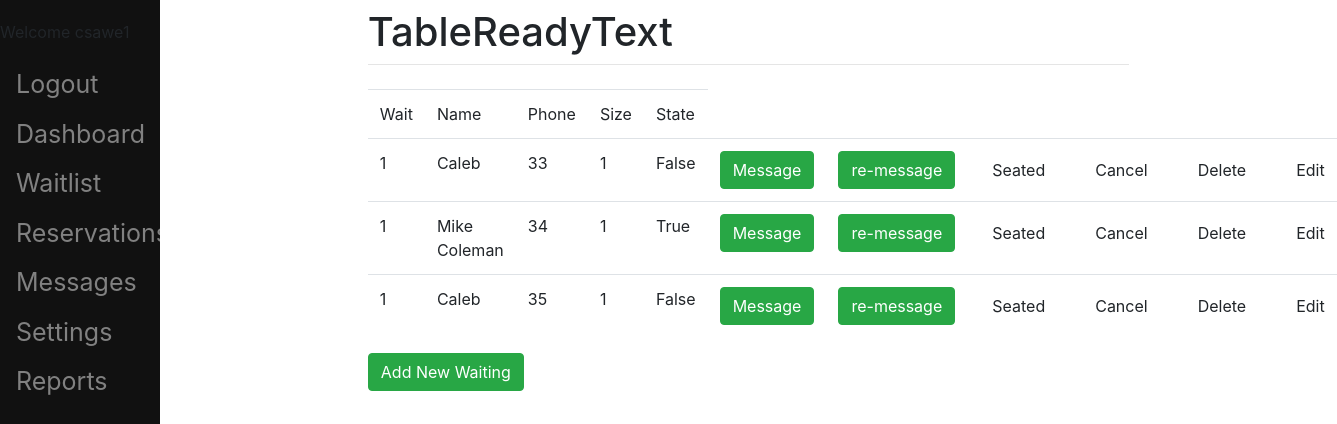
Page /waitlist/ (signed in) on the committed database.
### main/models.py (models this page shows, shortened)
class Waitlist(models.Model):
    wait = models.IntegerField()
    party_name = models.CharField(max_length=20)
    size = models.IntegerField()
    phone = PhoneNumberField()
    note = models.CharField(max_length=20)
    state = models.BooleanField(default=False)
    checked_in = models.BooleanField(default=False)
    cancelled = models.BooleanField(default=False)
    time_message_sent = models.DateTimeField(null=True)

### main/views.py (the view, shortened to what this page needs)
# urls.py: path('waitlist/', waitlist_view, name='waitlist-list'),
@login_required
def waitlist_view(request):
    waitlist = Waitlist.objects.all()
    for waitlist_obj in waitlist:
        now = datetime.now()
        try:
            ts = (waitlist_obj.time_message_sent).minute or None
            diff = (now.minute) - ts
            if diff > 5:
                text = Message.objects.get(message_number=2)
                body = text.message_text
                send_message(str(waitlist.phone), body)
        except AttributeError:
            continue
    context = {
        'object':waitlist,
    }
    while True:
        return render(request, 'main/waitlist_list.html', context)

### main/templates/main/waitlist_list.html (shortened to what this page needs)
{% extends 'base.html' %}
{% block content %}
    <div class='list-group'>
        <table class='table table-hover'>
            <tr>
                <td>Wait</td>
                <td>Name</td>
                <td>Phone</td>
                <td>Size</td>
                <td>State</td>
            </tr>
            {% for obj in object %}
                <tr>
                    <td>{{obj.wait}}</td>
                    <td>{{obj.party_name}}</td>
                    <td>{{obj.id}}</td>
                    <td>{{obj.size}}</td>
                    <td>{{obj.state}}</td>
                    <td>
                        <form action='' method="POST" id='messageform'>
                            <button class="btn btn-success" name='message-id' type='submit' value='{{obj.id}}' form='messageform'>Message</button>
                        </form>
                    </td>
                    <td>
                        <form action='' method="POST" id='messageform'>
                            <button class="btn btn-success" name='message-id2' type='submit' value='{{obj.id}}' form='messageform'>re-message</button>
                        </form>
                    </td>
                    <td>
                        <form action='' method="POST" id='seatedform'>
                            <button class="btn btn-fail" name='seated-id' type='submit' value='{{obj.id}}' form='deleteform'>Seated</button>
                        </form>
                    </td>
                    <td>
                        <form action='' method="POST" id='cancelform'>
                            <button class="btn btn-fail" name='cancel-id' type='submit' value='{{obj.id}}' form='deleteform'>Cancel</button>
                        </form>
                    </td>
                    <td>
                        <form action='' method="POST" id='deleteform'>
                            <button class="btn btn-fail" name='delete-id' type='submit' value='{{obj.id}}' form='deleteform'>Delete</button>
                        </form>
                    </td>
                    <td>
                        <form action='' method="POST" id='updateform'>
                            <button class="btn btn-fail" name='update-id' type='submit' value='{{obj.id}}' form='updateform'>Edit</button>
                        </form>
                    </td>
                </tr>
            {% endfor %}
        </table>
    </div>
    <div class="input-group mb-3">
        <div class="input-group-prepend">
            <a href='../waitlist_create'><button class="btn btn-success">Add New Waiting</button></a>
        </div>
    </div>
{% endblock content %}

### templates/base.html (shortened to what this page needs)
<!DOCTYPE html>
<html lang="en">
<head>
    <link rel="stylesheet" href="https://stackpath.bootstrapcdn.com/bootstrap/4.1.3/css/bootstrap.min.css">
    <link rel="stylesheet" href="https://stackpath.bootstrapcdn.com/bootstrap/4.5.0/css/bootstrap.min.css">
</head>
<body>
    <div class="sidenav">
        <div>
          {% if user.is_authenticated %}
            <p>Welcome {{user.username}}</p>
            <a href='/logout'>Logout</a>
          {% endif %}
        </div>
        <a href="/">Dashboard</a>
        <a href="/waitlist">Waitlist</a>
        <a href="/reservation">Reservations</a>
        <a href="/message">Messages</a>
        <a href="/">Settings</a>
        <a href="/">Reports</a>
    </div>
  <div class="main">
    <div class="row justify-content-center">
      <div class="col-8">
        <h1 class="mt-2">TableReadyText</h1>
        <hr class="mt-0 mb-4">
        {% block content %}
        {% endblock %}
      </div>
    </div>
  </div>
</body>
</html>

### templates/base.html (style rules this page uses)
.sidenav { height: 100%; width: 160px; position: fixed; z-index: 1; top: 0; left: 0; background-color: #111; overflow-x: hidden; padding-top: 20px; }
.sidenav a { padding: 6px 8px 6px 16px; text-decoration: none; font-size: 25px; color: #818181; display: block; }
.main { margin-left: 160px; padding: 0px 10px; }

### rows in the picture
Waitlist: wait "1", party_name "Caleb", id "33", size "1", state "False"
Waitlist: wait "1", party_name "Mike Coleman", id "34", size "1", state "True"
Waitlist: wait "1", party_name "Caleb", id "35", size "1", state "False"

### other values in the picture
{{ user.username }} "csawe1"
